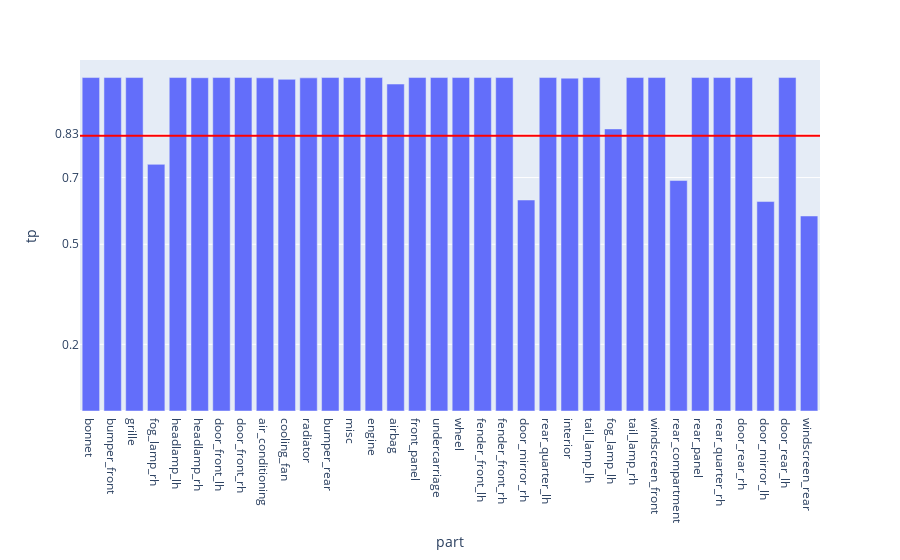

Source (notebook cell):
### Code cell
fig = px.bar(evalMetrics, x = 'part', y = 'tp')

fig.add_hline(y=avgTp, line_width=2, line_color="red")

fig.update_layout(
    yaxis = dict(
        tickmode = 'array',
        tickvals = [np.format_float_positional(avgTp, 2), 0.2, 0.5, 0.7],
    )
)
fig

### Figure 1 — Plotly figure (JSON) as saved in the notebook; plotly's stock layout.template omitted (floating-point values rounded to 4 significant figures)
{"data": [{"alignmentgroup": "True", "hovertemplate": "part=%{x}<br>tp=%{y}<extra></extra>", "legendgroup": "", "marker": {"color": "#636efa", "pattern": {"shape": ""}}, "name": "", "offsetgroup": "", "orientation": "v", "showlegend": false, "textposition": "auto", "type": "bar", "x": ["bonnet", "bumper_front", "grille", "fog_lamp_rh", "headlamp_lh", "headlamp_rh", "door_front_lh", "door_front_rh", "air_conditioning", "cooling_fan", "radiator", "bumper_rear", "misc", "engine", "airbag", "front_panel", "undercarriage", "wheel", "fender_front_lh", "fender_front_rh", "door_mirror_rh", "rear_quarter_lh", "interior", "tail_lamp_lh", "fog_lamp_lh", "tail_lamp_rh", "windscreen_front", "rear_compartment", "rear_panel", "rear_quarter_rh", "door_rear_rh", "door_mirror_lh", "door_rear_lh", "windscreen_rear"], "xaxis": "x", "y": [1, 1, 1, 0.7397, 1, 0.9995, 1, 1, 0.9993, 0.9946, 0.9991, 1, 1, 1, 0.9805, 1, 1, 1, 1, 1, 0.6328, 1, 0.9982, 1, 0.846, 1, 1, 0.6912, 1, 1, 1, 0.6281, 1, 0.5848], "yaxis": "y"}], "layout": {"barmode": "relative", "legend": {"tracegroupgap": 0}, "margin": {"t": 60}, "shapes": [{"line": {"color": "red", "width": 2}, "type": "line", "x0": 0, "x1": 1, "xref": "x domain", "y0": 0.8252, "y1": 0.8252, "yref": "y"}], "xaxis": {"anchor": "y", "domain": [0, 1], "title": {"text": "part"}}, "yaxis": {"anchor": "x", "domain": [0, 1], "tickmode": "array", "tickvals": ["0.83", 0.2, 0.5, 0.7], "title": {"text": "tp"}}}}
